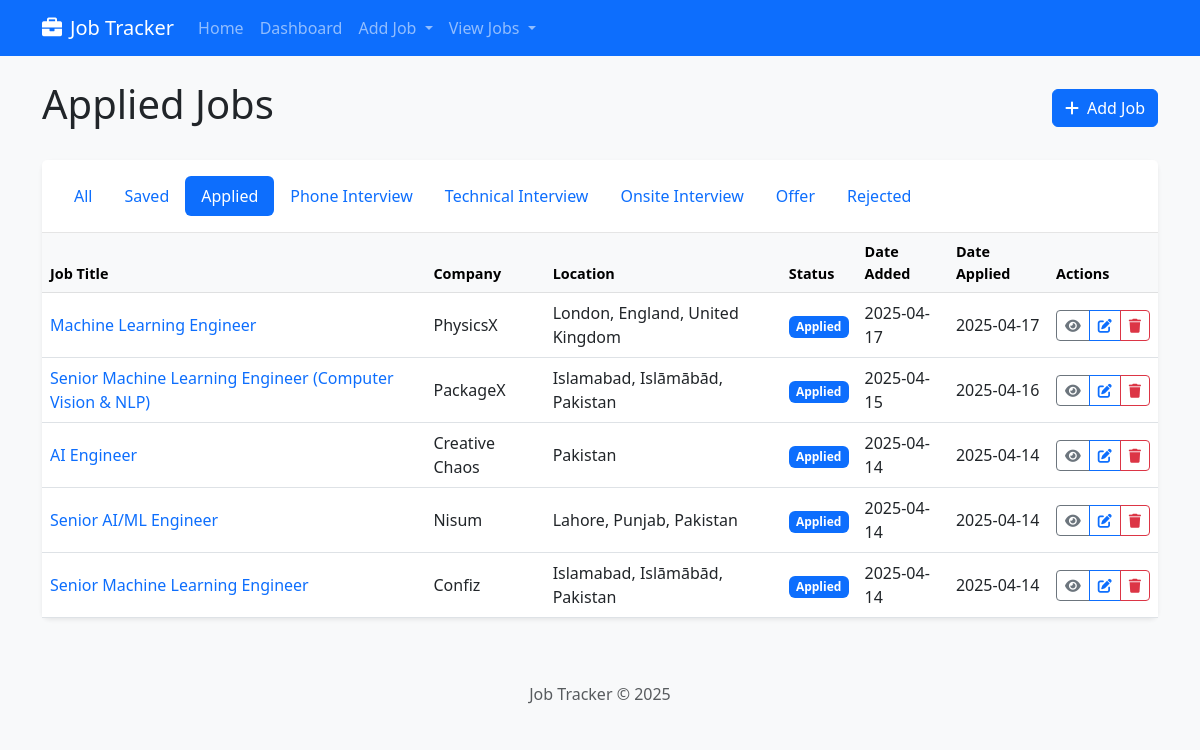
The app's page /jobs/jobs?status=Applied with its own data.
### job_tracker/models.py (models this page shows, shortened)
class Job(db.Model):
    id = db.Column(db.Integer, primary_key=True)
    title = db.Column(db.String(100), nullable=False)
    company = db.Column(db.String(100), nullable=False)
    location = db.Column(db.String(100))
    description = db.Column(db.Text)
    url = db.Column(db.String(500))
    salary = db.Column(db.String(100))
    job_type = db.Column(db.String(50))  # Full-time, Part-time, Contract, etc.
    date_posted = db.Column(db.DateTime)
    date_added = db.Column(db.DateTime, default=datetime.utcnow)
    status = db.Column(db.String(50), default='Saved')  # Saved, Applied, Interview, Offer, Rejected
    date_applied = db.Column(db.DateTime)
    parsed_data = db.Column(db.Text)  # JSON string with structured job description data
    company_data = db.Column(db.Text)  # JSON string with structured company information
    company_reviews = db.Column(db.Text)  # JSON string with structured company reviews
    notes = db.relationship('Note', backref='job', lazy=True, cascade="all, delete-orphan")
    contacts = db.relationship('Contact', backref='job', lazy=True, cascade="all, delete-orphan")

### job_tracker/routes/job_routes.py (the view)
@job_bp.route('/jobs')
def list_jobs():
    status_filter = request.args.get('status', None)
    if status_filter and status_filter != 'All':
        jobs = Job.query.filter_by(status=status_filter).order_by(Job.date_added.desc()).all()
    else:
        jobs = Job.query.order_by(Job.date_added.desc()).all()
    return render_template('jobs/list.html', jobs=jobs, current_status=status_filter or 'All')

### templates/jobs/list.html (shortened to what this page needs)
{% extends 'base.html' %}
{% block content %}
<div class="d-flex justify-content-between align-items-center mb-4">
    <h1>{{ current_status }} Jobs</h1>
    <div>
        <a href="{{ url_for('job.add_job') }}" class="btn btn-primary">
            <i class="fas fa-plus me-1"></i> Add Job
        </a>
    </div>
</div>
<div class="card shadow-sm">
    <div class="card-header bg-white">
        <ul class="nav nav-pills">
            <li class="nav-item">
                <a class="nav-link {% if current_status == 'All' %}active{% endif %}"
                   href="{{ url_for('job.list_jobs', status='All') }}">All</a>
            </li>
            <li class="nav-item">
                <a class="nav-link {% if current_status == 'Saved' %}active{% endif %}"
                   href="{{ url_for('job.list_jobs', status='Saved') }}">Saved</a>
            </li>
            <li class="nav-item">
                <a class="nav-link {% if current_status == 'Applied' %}active{% endif %}"
                   href="{{ url_for('job.list_jobs', status='Applied') }}">Applied</a>
            </li>
            <li class="nav-item">
                <a class="nav-link {% if current_status == 'Phone Interview' %}active{% endif %}"
                   href="{{ url_for('job.list_jobs', status='Phone Interview') }}">Phone Interview</a>
            </li>
            <li class="nav-item">
                <a class="nav-link {% if current_status == 'Technical Interview' %}active{% endif %}"
                   href="{{ url_for('job.list_jobs', status='Technical Interview') }}">Technical Interview</a>
            </li>
            <li class="nav-item">
                <a class="nav-link {% if current_status == 'Onsite Interview' %}active{% endif %}"
                   href="{{ url_for('job.list_jobs', status='Onsite Interview') }}">Onsite Interview</a>
            </li>
            <li class="nav-item">
                <a class="nav-link {% if current_status == 'Offer' %}active{% endif %}"
                   href="{{ url_for('job.list_jobs', status='Offer') }}">Offer</a>
            </li>
            <li class="nav-item">
                <a class="nav-link {% if current_status == 'Rejected' %}active{% endif %}"
                   href="{{ url_for('job.list_jobs', status='Rejected') }}">Rejected</a>
            </li>
        </ul>
    </div>
    <div class="card-body p-0">
        {% if jobs %}
            <div class="table-responsive">
                <table class="table table-hover mb-0">
                    <thead class="table-light">
                        <tr>
                            <th>Job Title</th>
                            <th>Company</th>
                            <th>Location</th>
                            <th>Status</th>
                            <th>Date Added</th>
                            <th>Date Applied</th>
                            <th>Actions</th>
                        </tr>
                    </thead>
                    <tbody>
                        {% for job in jobs %}
                        <tr>
                            <td>
                                <a href="{{ url_for('job.view_job', job_id=job.id) }}" class="text-decoration-none">
                                    {{ job.title }}
                                </a>
                            </td>
                            <td>{{ job.company }}</td>
                            <td>{{ job.location }}</td>
                            <td>
                                {% if job.status == 'Saved' %}
                                <span class="badge bg-secondary">{{ job.status }}</span>
                                {% elif job.status == 'Applied' %}
                                <span class="badge bg-primary">{{ job.status }}</span>
                                {% elif job.status in ['Phone Interview', 'Technical Interview', 'Onsite Interview'] %}
                                <span class="badge bg-info text-dark">{{ job.status }}</span>
                                {% elif job.status == 'Offer' %}
                                <span class="badge bg-success">{{ job.status }}</span>
                                {% elif job.status == 'Rejected' %}
                                <span class="badge bg-danger">{{ job.status }}</span>
                                {% else %}
                                <span class="badge bg-secondary">{{ job.status }}</span>
                                {% endif %}
                            </td>
                            <td>{{ job.date_added.strftime('%Y-%m-%d') }}</td>
                            <td>
                                {% if job.date_applied %}
                                {{ job.date_applied.strftime('%Y-%m-%d') }}
                                {% else %}
                                --
                                {% endif %}
                            </td>
                            <td>
                                <div class="btn-group">
                                    <a href="{{ url_for('job.view_job', job_id=job.id) }}"
                                       class="btn btn-sm btn-outline-secondary" title="View">
                                        <i class="fas fa-eye"></i>
                                    </a>
                                    <a href="{{ url_for('job.edit_job', job_id=job.id) }}"
                                       class="btn btn-sm btn-outline-primary" title="Edit">
                                        <i class="fas fa-edit"></i>
                                    </a>
                                    <button type="button" class="btn btn-sm btn-outline-danger"
                                            data-bs-toggle="modal" data-bs-target="#deleteJobModal{{ job.id }}" title="Delete">
                                        <i class="fas fa-trash"></i>
                                    </button>
                                </div>
                            </td>
                        </tr>
                        {% endfor %}
                    </tbody>
                </table>
            </div>
        {% endif %}
    </div>
</div>
{% endblock %}

### static/css/style.css (style rules this page uses)
body { min-height: 100vh; display: flex; flex-direction: column; background-color: #f8f9fa; }
.card { border-radius: 0.5rem; border: none; box-shadow: 0 0.125rem 0.25rem rgba(0, 0, 0, 0.075); transition: all 0.2s ease-in-out; }
.card-header { background-color: #fff; border-bottom: 1px solid rgba(0, 0, 0, 0.1); padding: 1rem; }
.card-body { padding: 1.25rem; }
.badge { padding: 0.4em 0.6em; }
.table th { font-weight: 600; font-size: 0.9rem; }
.table td { vertical-align: middle; }

### records on screen
Job: title "Machine Learning Engineer", company "PhysicsX", location "London, England, United Kingdom", status "Applied", date_added "2025-04-17", date_applied "2025-04-17"
Job: title "Senior Machine Learning Engineer (Computer Vision & NLP)", company "PackageX", location "Islamabad, Islāmābād, Pakistan", status "Applied", date_added "2025-04-15", date_applied "2025-04-16"
Job: title "AI Engineer", company "Creative Chaos", location "Pakistan", status "Applied", date_added "2025-04-14", date_applied "2025-04-14"
Job: title "Senior AI/ML Engineer", company "Nisum", location "Lahore, Punjab, Pakistan", status "Applied", date_added "2025-04-14", date_applied "2025-04-14"
Job: title "Senior Machine Learning Engineer", company "Confiz", location "Islamabad, Islāmābād, Pakistan", status "Applied", date_added "2025-04-14", date_applied "2025-04-14"

### other values on screen
{{ current_status }} "Applied"
